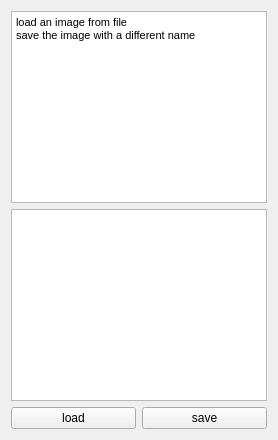
          <widget class="QWidget" name="tab_32">
           <attribute name="title">
            <string>b5</string>
           </attribute>
           <layout class="QGridLayout" name="gridLayout_8">
            <item row="0" column="0" colspan="2">
             <widget class="QTextEdit" name="textEdit_4">
              <property name="html">
               <string>&lt;!DOCTYPE HTML PUBLIC &quot;-//W3C//DTD HTML 4.0//EN&quot; &quot;http://www.w3.org/TR/REC-html40/strict.dtd&quot;&gt;
&lt;html&gt;&lt;head&gt;&lt;meta name=&quot;qrichtext&quot; content=&quot;1&quot; /&gt;&lt;style type=&quot;text/css&quot;&gt;
p, li { white-space: pre-wrap; }
&lt;/style&gt;&lt;/head&gt;&lt;body style=&quot; font-family:'Sans'; font-size:10pt; font-weight:400; font-style:normal;&quot;&gt;
&lt;p style=&quot; margin-top:0px; margin-bottom:0px; margin-left:0px; margin-right:0px; -qt-block-indent:0; text-indent:0px;&quot;&gt;&lt;span style=&quot; font-family:'MS Shell Dlg 2'; font-size:8.25pt;&quot;&gt;load an image from file&lt;/span&gt;&lt;/p&gt;
&lt;p style=&quot; margin-top:0px; margin-bottom:0px; margin-left:0px; margin-right:0px; -qt-block-indent:0; text-indent:0px;&quot;&gt;&lt;span style=&quot; font-family:'MS Shell Dlg 2'; font-size:8.25pt;&quot;&gt;save the image with a different name&lt;/span&gt;&lt;/p&gt;&lt;/body&gt;&lt;/html&gt;</string>
              </property>
             </widget>
            </item>
            <item row="1" column="0" colspan="2">
             <widget class="QGraphicsView" name="a5b5graphicsview"/>
            </item>
            <item row="2" column="0">
             <widget class="QPushButton" name="a5b5button1">
              <property name="text">
               <string>load</string>
              </property>
             </widget>
            </item>
            <item row="2" column="1">
             <widget class="QPushButton" name="a5b5button2">
              <property name="text">
               <string>save</string>
              </property>
             </widget>
            </item>
           </layout>
          </widget>
